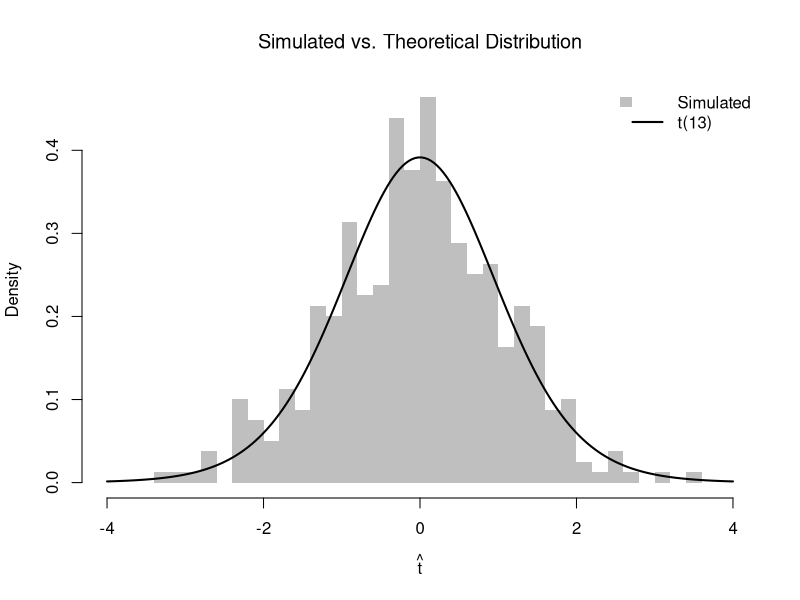
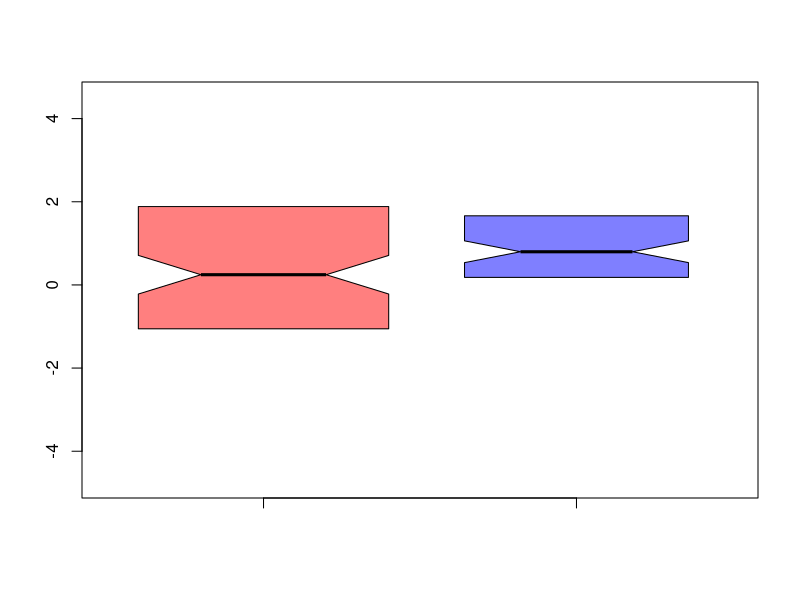
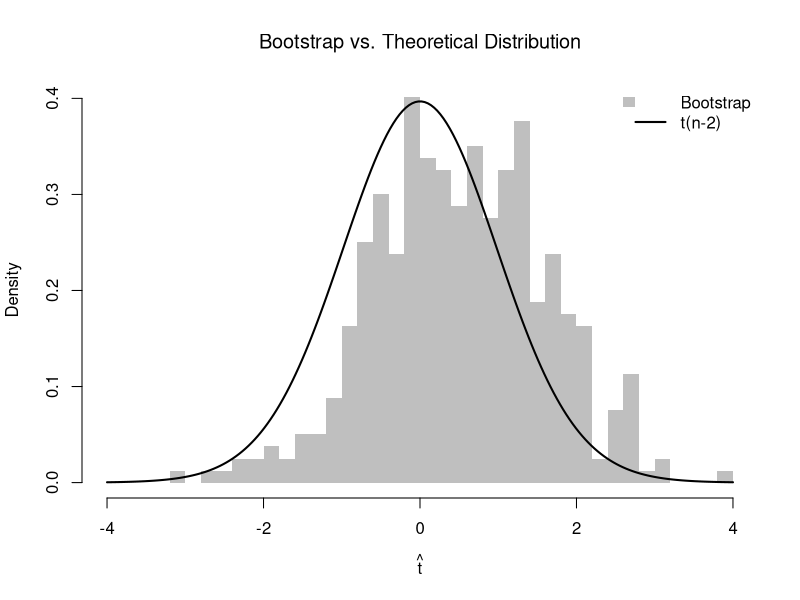
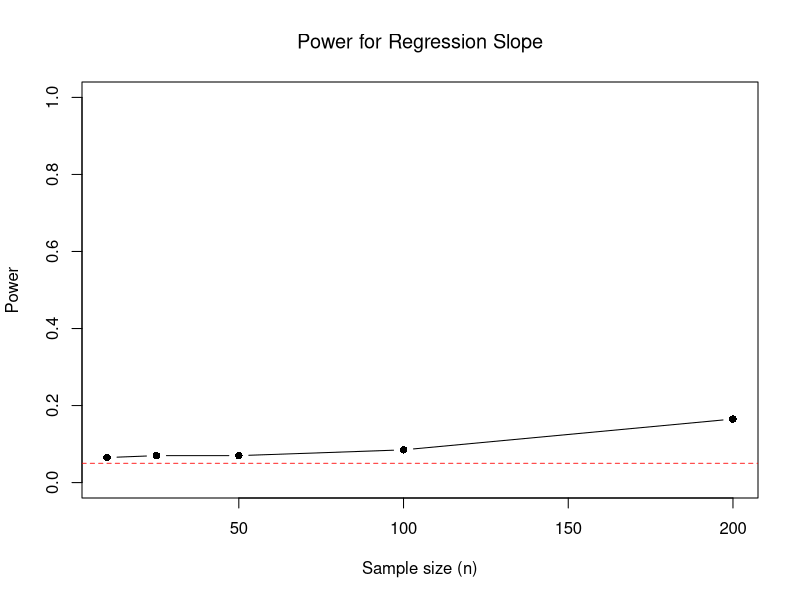
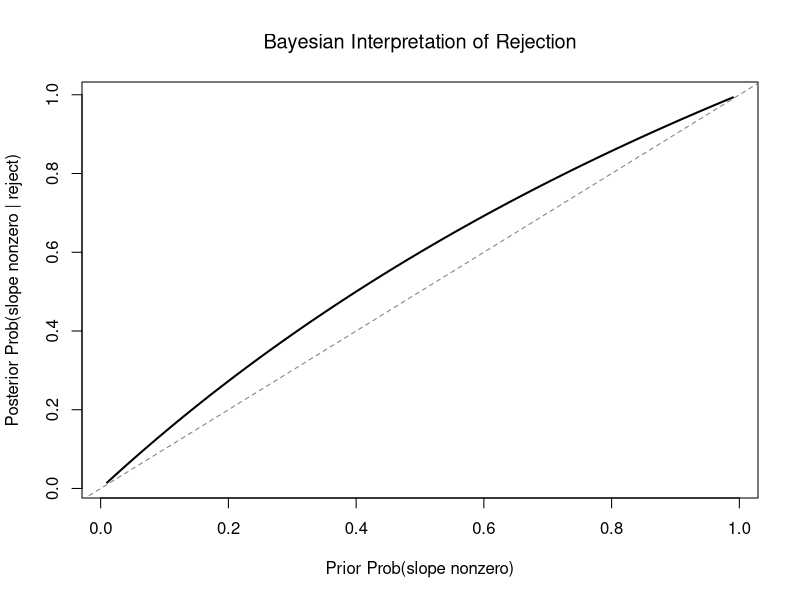

Write R code to recreate these figures, in order.
## ---- chunk 1
# Sample 1 (e.g., males)
n1 <- 100
Y1 <- rnorm(n1, 0, 2)
#hist(Y1, freq=F, main='Sample 1')

# Sample 2 (e.g., females)
n2 <- 80
Y2 <- rnorm(n2, 1, 1)
#hist(Y2, freq=F, main='Sample 2')

t.test(Y1, Y2, var.equal=FALSE)
## ---- chunk 2
n1 <- 10; n2 <- 10
v1 <- 4/n1
v2 <- 1/n2
(v1 + v2)^2 / (v1^2/(n1-1) + v2^2/(n2-1))
## ---- chunk 3
# Simulate the t-statistic under the null (both groups same mean)
B <- 399
boot_t2 <- vector(length = B)
for (b in seq(B)) {
    Y1_b <- rnorm(n1, 0, 2)
    Y2_b <- rnorm(n2, 0, 1)
    boot_t2[b] <- t.test(Y1_b, Y2_b, var.equal = FALSE)$statistic
}

# Welch-Satterthwaite degrees of freedom
# (use population variances as approximation)
v1 <- 2^2 / n1
v2 <- 1^2 / n2
df_ws <- (v1 + v2)^2 / (v1^2 / (n1 - 1) + v2^2 / (n2 - 1))

# Overlay: simulated histogram vs. theoretical t-distribution
t_range <- range(c(boot_t2, -4, 4))
hist(boot_t2, breaks = 30, freq = FALSE, border = NA,
    col = grey(0.5, 0.5),
    xlim = t_range,
    xlab = expression(hat(t)),
    main = NA)
title('Simulated vs. Theoretical Distribution', font.main = 1)
t_grid <- seq(t_range[1], t_range[2], length = 200)
lines(t_grid, dt(t_grid, df = df_ws), lwd = 2)
legend('topright', legend = c('Simulated', paste0('t(', round(df_ws), ')')),
    fill = c(grey(0.5, 0.5), NA), border = NA,
    lwd = c(NA, 2), lty = c(NA, 1), bty = 'n')
## ---- chunk 4
boxplot(Y1, Y2,
    col=c(rgb(1, 0, 0, .5), rgb(0, 0, 1, .5)),
    main=NA,
    whisklty=0, staplelty=0, outline=FALSE,
    notch=TRUE, ## Adds a CI
    varwidth=TRUE)
## ---- chunk 5
# USArrests data (same as Simple Regression chapter)
xy <- USArrests[, c('Murder', 'UrbanPop')]
colnames(xy) <- c('y', 'x')
reg <- lm(y ~ x, data = xy)

# The summary reports theoretical t-statistics and p-values
summary(reg)$coefficients
## ---- chunk 6
n <- nrow(xy)
b1 <- coef(reg)[2]
e <- resid(reg)
s_e <- sqrt(sum(e^2) / (n - 2))               # residual standard error
s_b1 <- s_e / sqrt(sum((xy[, 'x'] - mean(xy[, 'x']))^2)) # SE of slope
t_stat <- b1 / s_b1

# Compare with summary output
c(manual = t_stat, summary = summary(reg)$coefficients[2, 3])
## ---- chunk 7
# Bootstrap distribution of the t-statistic
n <- nrow(xy)
B <- 399
boot_t <- vector(length = B)
for (b in seq(B)) {
    b_id <- sample(nrow(xy), replace = TRUE)
    xy_b <- xy[b_id, ]
    reg_b <- lm(y ~ x, data = xy_b)
    # Use theoretical SE from summary
    boot_t[b] <- summary(reg_b)$coefficients[2, 3]
}

# Overlay: bootstrap histogram vs. theoretical t-distribution
t_range <- range(c(boot_t, -4, 4))
hist(boot_t, breaks = 30, freq = FALSE, border = NA,
    col = grey(0.5, 0.5),
    xlim = t_range,
    xlab = expression(hat(t)),
    main = NA)
title('Bootstrap vs. Theoretical Distribution', font.main = 1)
# Theoretical t(n-2) density
t_grid <- seq(t_range[1], t_range[2], length = 200)
lines(t_grid, dt(t_grid, df = n - 2), lwd = 2)
legend('topright', legend = c('Bootstrap', 't(n-2)'),
    fill = c(grey(0.5, 0.5), NA), border = NA,
    lwd = c(NA, 2), lty = c(NA, 1), bty = 'n')
## ---- chunk 8
t_obs <- summary(reg)$coefficients[2, 3]

# Theoretical p-value: Prob(|t| >= |t_obs|) under t(n-2)
p_theory <- 2 * pt(-abs(t_obs), df = n - 2)

# Bootstrap p-value: fraction of bootstrap |t|'s >= |t_obs|
p_boot <- mean(abs(boot_t) >= abs(t_obs))

c(theoretical = p_theory, bootstrap = p_boot)
## ---- chunk 9
# DGP calibrated to USArrests regression
beta0 <- coef(reg)[1]
beta1_true <- coef(reg)[2]
sigma_e <- summary(reg)$sigma
x_mean <- mean(xy[, 'x'])
x_sd <- sd(xy[, 'x'])

# Function: simulate data, return theoretical p-value for slope
sim_pval <- function(n, beta1) {
    X <- rnorm(n, mean = x_mean, sd = x_sd)
    Y <- beta0 + beta1 * X + rnorm(n, 0, sigma_e)
    summary(lm(Y ~ X))$coefficients[2, 4]
}

sim_reps <- 200
alpha <- 0.05

# Type I Error rate: true slope = 0
pvals_null <- replicate(sim_reps, sim_pval(n = 50, beta1 = 0))
type1_rate <- mean(pvals_null < alpha)
type1_rate  # should be close to alpha

# Power: true slope = beta1_true
pvals_alt <- replicate(sim_reps, sim_pval(n = 50, beta1 = beta1_true))
power_est <- mean(pvals_alt < alpha)
power_est
## ---- chunk 10
# Power increases with sample size
n_grid <- c(10, 25, 50, 100, 200)
power_by_n <- sapply(n_grid, function(ni) {
    pvals <- replicate(sim_reps, sim_pval(ni, beta1 = beta1_true))
    mean(pvals < alpha)
})

plot(n_grid, power_by_n, type = 'b', pch = 16,
    xlab = 'Sample size (n)', ylab = 'Power',
    ylim = c(0, 1),
    main = NA)
title('Power for Regression Slope', font.main = 1)
abline(h = alpha, lty = 2, col = rgb(1, 0, 0, .8))
## ---- chunk 11
# Fair coins
probs <- c(0.25, 0.25, 0.25, 0.25)
P_xy <- matrix(probs, nrow = 2,
  dimnames = list(c('Y=0', 'Y=1'), c('X=0', 'X=1')))

# Marginals
P_x <- colSums(P_xy)
P_y <- rowSums(P_xy)

# Likelihood: Prob(Y=1 | X=x)
PY1_x <- P_xy['Y=1', ] / P_x
PY1_x

# Posterior: Prob(X=1 | Y=1)
posterior_x1 <- (PY1_x['X=1'] * P_x['X=1']) / P_y['Y=1']
posterior_x1  # equals the prior
## ---- chunk 12
# Unfair coins
probs <- c(0.4, 0.2, 0.1, 0.3)
P_xy <- matrix(probs, nrow = 2,
  dimnames = list(c('Y=0', 'Y=1'), c('X=0', 'X=1')))
P_xy

# Marginals
P_x <- colSums(P_xy)
P_y <- rowSums(P_xy)

# Likelihood: Prob(Y=1 | X=x)
PY1_x <- P_xy['Y=1', ] / P_x
PY1_x

# Posterior: Prob(X=1 | Y=1)
posterior_x1 <- (PY1_x['X=1'] * P_x['X=1']) / P_y['Y=1']
posterior_x1  # prior was 0.4, posterior is 0.6

# Also compute Prob(X=1 | Y=0)
PY0_x <- P_xy['Y=0', ] / P_x
posterior_x1_y0 <- (PY0_x['X=1'] * P_x['X=1']) / P_y['Y=0']
posterior_x1_y0  # seeing tails lowers belief to 0.2
## ---- chunk 13
# States: X in {0, 1}, signal Y in {0, 1}
# Prior Prob(X_i=1)
p_x1 <- 0.12

# Test characteristics
p_y1_x1 <- 0.90
p_y1_x0 <- 0.08

# Law of total probability for Prob(Y_i=1)
p_y1 <- p_y1_x1 * p_x1 + p_y1_x0 * (1 - p_x1)

# Bayes posterior Prob(X_i=1 | Y_i=1)
p_x1_y1 <- (p_y1_x1 * p_x1) / p_y1
p_x1_y1

# Also compute Prob(X_i=1 | Y_i=0)
p_y0_x1 <- 1 - p_y1_x1
p_y0_x0 <- 1 - p_y1_x0
p_y0 <- p_y0_x1 * p_x1 + p_y0_x0 * (1 - p_x1)
p_x1_y0 <- (p_y0_x1 * p_x1) / p_y0
p_x1_y0
## ---- chunk 14
# Prior: 50-50 chance the slope is nonzero
prior_nonzero <- 0.5

# 'Sensitivity' = power, 'False positive rate' = alpha
p_reject <- power_est * prior_nonzero + alpha * (1 - prior_nonzero)

# Posterior: Prob(slope nonzero | test rejects)
post_nonzero <- (power_est * prior_nonzero) / p_reject
post_nonzero
## ---- chunk 15
# How the posterior changes with different priors
prior_grid <- seq(0.01, 0.99, by = 0.01)
post_grid <- (power_est * prior_grid) /
    (power_est * prior_grid + alpha * (1 - prior_grid))

plot(prior_grid, post_grid, type = 'l', lwd = 2,
    xlab = 'Prior Prob(slope nonzero)',
    ylab = 'Posterior Prob(slope nonzero | reject)',
    main = NA)
title('Bayesian Interpretation of Rejection', font.main = 1)
abline(0, 1, lty = 2, col = grey(0.5))
